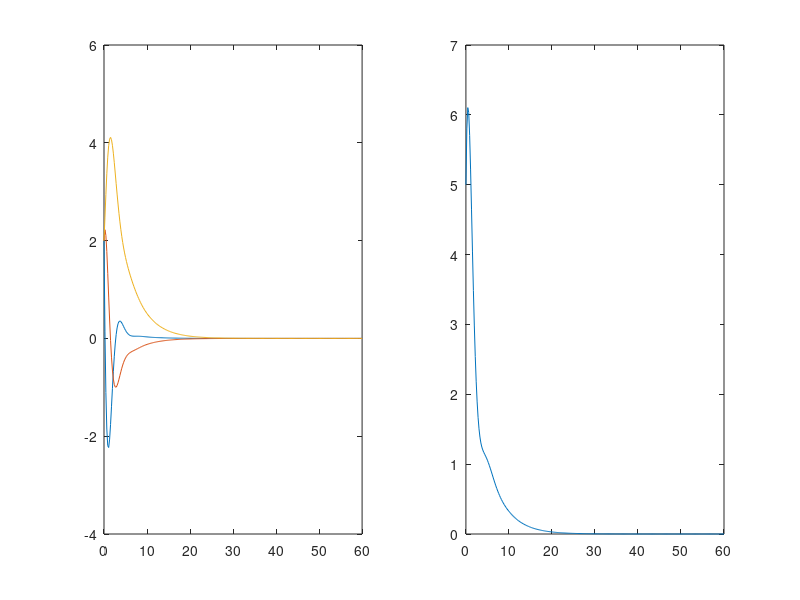

Recreate this plot in MATLAB.
%3.1%
A=[-2 -2.5 -0.5;1 0 0;0 1 0];
B=[1;0;0];
C=[0 1.5 1];
D=0;
sys=ss(A,B,C,D);
%initial(sys,[2 2 2]) 
[y,t,x]=initial(sys,[2 2 2],60) %60为指定时间
subplot(121)
plot(t,x)
subplot(122)
plot(t,y)

%3.2%
